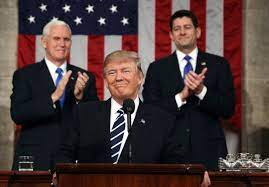
#> input picture faceDataset/image.jpg, 269 x 187 px; its folder holds only this picture in this run
$ python -i imageQuality.py   (imports and definitions only)   (older library calls are emulated)
#> lines starting #> are read from the running program, lines starting #| are printed output that depends on the picture
#> further down, picture is the input picture: shape (187, 269, 3); mean B, G, R 56.6, 57.2, 75.7
# Image Quality Enhancement Features

import cv2
import numpy as np

# [50 lines left out: functions find_which_preprocess, preprocessing, imgShow, not called in this run]
"------------------------------------------------------------------------------------------------------"
def generated_preprocessing(image, method='low_resolution_sharpness'):

#> called with method = 'low_resolution_sharpness'
    processed_image = image.copy() # Start with a copy of the original image

    if method == "normalization_grey":
        gray = cv2.cvtColor(image, cv2.COLOR_BGR2GRAY)
        clahe = cv2.createCLAHE(clipLimit=2.0, tileGridSize=(8, 8))
        processed_image = clahe.apply(gray)

    elif method == "combained":
        processed_image = preprocessing(image,'low_resolution_sharpness')
        processed_image = preprocessing(image,'gray')

    elif method == "normalization_colour":
        # Note: If you want to apply CLAHE to each color channel, you'd do:
        lab = cv2.cvtColor(image, cv2.COLOR_BGR2LAB)
        l_channel, a_channel, b_channel = cv2.split(lab)
        clahe = cv2.createCLAHE(clipLimit=2.0, tileGridSize=(8, 8))
        cl = clahe.apply(l_channel)
        merged_lab = cv2.merge([cl, a_channel, b_channel])
        processed_image = cv2.cvtColor(merged_lab, cv2.COLOR_LAB2BGR)

    elif method == "brightness":
        # Works on grayscale, but can be adapted for color too
        gray = cv2.cvtColor(image, cv2.COLOR_BGR2GRAY)
        mean_brightness = np.mean(gray)
        gamma = 1.0
        if mean_brightness < 128:
            gamma = 1 - (mean_brightness / 255.0) * 0.5 # Brighter for darker images
        elif mean_brightness > 128:
            gamma = 1 + ((mean_brightness - 128) / 127.0) * 0.5 # Darker for brighter images

        # Apply gamma correction to the full BGR image for better results
        processed_image = np.array(255 * (image / 255.0)**gamma, dtype='uint8')

    elif method == "gray":
        processed_image = cv2.cvtColor(image, cv2.COLOR_BGR2GRAY)

    elif method == "yellowing_browning":
        # Convert to Lab color space for robust color correction
        # L = lightness, a = green-red, b = blue-yellow
        lab = cv2.cvtColor(image, cv2.COLOR_BGR2LAB)
        L, a, b = cv2.split(lab)

        # For yellowing/browning, we typically need to reduce the 'b' component
        # (move towards blue) and sometimes adjust 'a' (move away from red/green).
        # These are empirical adjustments, may need tuning.
        b_corrected = b.astype(np.float32) - 10 # Decrease yellow/brown (shift towards blue)
        a_corrected = a.astype(np.float32) # You might slightly adjust 'a' if needed

        # Clip values to valid range (0-255 for uint8)
        b_corrected = np.clip(b_corrected, 0, 255).astype(np.uint8)
        a_corrected = np.clip(a_corrected, 0, 255).astype(np.uint8) # Or original a

        merged_lab = cv2.merge([L, a_corrected, b_corrected])
        processed_image = cv2.cvtColor(merged_lab, cv2.COLOR_LAB2BGR)

    elif method == "Gray_World":
        # You could also try a simple white balance algorithm (e.g., Gray World)
        # This often works well for general color casts.
        R, G, B = cv2.split(image)
        avg_R, avg_G, avg_B = np.mean(R), np.mean(G), np.mean(B)
        avg_gray = (avg_R + avg_G + avg_B) / 3
        R_gain = avg_gray / (avg_R + 1e-6)
        G_gain = avg_gray / (avg_G + 1e-6)
        B_gain = avg_gray / (avg_B + 1e-6)
        R_corrected = np.clip(R * R_gain, 0, 255).astype(np.uint8)
        G_corrected = np.clip(G * G_gain, 0, 255).astype(np.uint8)
        B_corrected = np.clip(B * B_gain, 0, 255).astype(np.uint8)
        processed_image = cv2.merge([B_corrected, G_corrected, R_corrected]) # OpenCV expects BGR

    elif method == "fading_desaturation":
        # Convert to HSV or HSL to adjust saturation directly
        hsv = cv2.cvtColor(image, cv2.COLOR_BGR2HSV)
        h, s, v = cv2.split(hsv)

        # Increase saturation (e.g., by 20-30%)
        s_increase = s.astype(np.float32) * 1.3 # Factor > 1 to increase saturation
        s_increase = np.clip(s_increase, 0, 255).astype(np.uint8)

        merged_hsv = cv2.merge([h, s_increase, v])
        processed_image = cv2.cvtColor(merged_hsv, cv2.COLOR_HSV2BGR)

        # Also apply a slight contrast enhancement
        clahe_for_fading = cv2.createCLAHE(clipLimit=1.5, tileGridSize=(8, 8))
        # Convert to Lab, apply CLAHE to L channel, then convert back
        lab_for_fading = cv2.cvtColor(processed_image, cv2.COLOR_BGR2LAB)
        l_for_fading, a_for_fading, b_for_fading = cv2.split(lab_for_fading)
        cl_for_fading = clahe_for_fading.apply(l_for_fading)
        merged_lab_for_fading = cv2.merge([cl_for_fading, a_for_fading, b_for_fading])
        processed_image = cv2.cvtColor(merged_lab_for_fading, cv2.COLOR_LAB2BGR)


    elif method == "low_resolution_sharpness":
        # Apply a sharpening filter. A common approach is to use unsharp masking.
        # This involves blurring the image and subtracting the blurred version from the original.
        # Gaussian blur for the 'mask'
        blurred = cv2.GaussianBlur(image, (0, 0), 3)
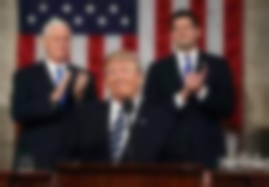
#> blurred: shape (187, 269, 3); mean B, G, R 56.6, 57.2, 75.7
        # Add weighted original and blurred to sharpen. Alpha > 1 for sharpening.
        processed_image = cv2.addWeighted(image, 1.5, blurred, -0.5, 0)
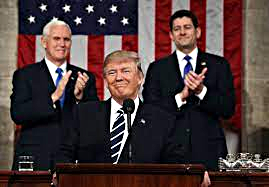
#> processed_image: shape (187, 269, 3); mean B, G, R 56.7, 57.4, 75.7
        # You might need to clip values if they go out of 0-255 range due to addWeighted
        processed_image = np.clip(processed_image, 0, 255).astype(np.uint8)

        # For very low resolution, super-resolution techniques (deep learning)
        # would be needed, which are beyond basic cv2.

    elif method == "poor_lighting":
        # Combine brightness and contrast enhancement
        # First, convert to Lab to work on lightness channel
        lab = cv2.cvtColor(image, cv2.COLOR_BGR2LAB)
        L, a, b = cv2.split(lab)

        # Apply CLAHE to the L channel for contrast
        clahe = cv2.createCLAHE(clipLimit=2.5, tileGridSize=(8, 8)) # Slightly higher clipLimit for poor lighting
        cl = clahe.apply(L)

        # Apply a global brightness adjustment (e.g., simple linear scaling or gamma)
        # Let's use gamma correction on the L channel for brightness, similar to 'brightness' method
        mean_lightness = np.mean(cl) # Use CLAHE-adjusted lightness for mean
        gamma_poor_light = 1.0
        if mean_lightness < 128:
            gamma_poor_light = 1 - (mean_lightness / 255.0) * 0.7 # More aggressive brightening for very dark images

        # Apply gamma to the CLAHE-adjusted lightness channel
        cl_gamma = np.array(255 * (cl / 255.0)**gamma_poor_light, dtype='uint8')

        merged_lab = cv2.merge([cl_gamma, a, b])
        processed_image = cv2.cvtColor(merged_lab, cv2.COLOR_LAB2BGR)

    elif method == "reflections_glare":
        # Reducing reflections/glare is challenging with simple methods as it often involves
        # separating specular and diffuse components or requires multiple images (e.g., polarization).
        # A basic attempt might be localized contrast reduction or highlight suppression,
        # but results can be inconsistent.
        # Here's a very basic attempt at highlight reduction by darkening brightest spots:
        hsv = cv2.cvtColor(image, cv2.COLOR_BGR2HSV)
        h, s, v = cv2.split(hsv)

        # Threshold to find very bright areas (potential glare)
        _, glare_mask = cv2.threshold(v, 240, 255, cv2.THRESH_BINARY) # Adjust 240 as needed

        # Apply a localized darkening or blurring to glare spots
        # This is a rudimentary approach and may not look natural
        glare_mask_inv = cv2.bitwise_not(glare_mask)
        darkened_v = cv2.subtract(v, 30, mask=glare_mask) # Darken glare areas by 30 (adjust value)
        # Combine original V where no glare, and darkened V where glare
        v_no_glare = cv2.bitwise_and(v, v, mask=glare_mask_inv)
        v_final = cv2.add(v_no_glare, darkened_v)

        merged_hsv = cv2.merge([h, s, v_final])
        processed_image = cv2.cvtColor(merged_hsv, cv2.COLOR_HSV2BGR)

        print("Warning: 'reflections_glare' method is rudimentary and may not yield optimal results for all types of glare.")

    else:
        print(f"Warning: Unknown preprocessing method '{method}'. No processing applied.")
        processed_image = image # Return original image if method is unknown

    return processed_image

# [17 lines left out: function old_preprocessing, not called in this run]

# [11 lines of commented-out code are left out]

>>> import cv2
>>> picture = cv2.imread('faceDataset/image.jpg')
>>> result = generated_preprocessing(picture)
